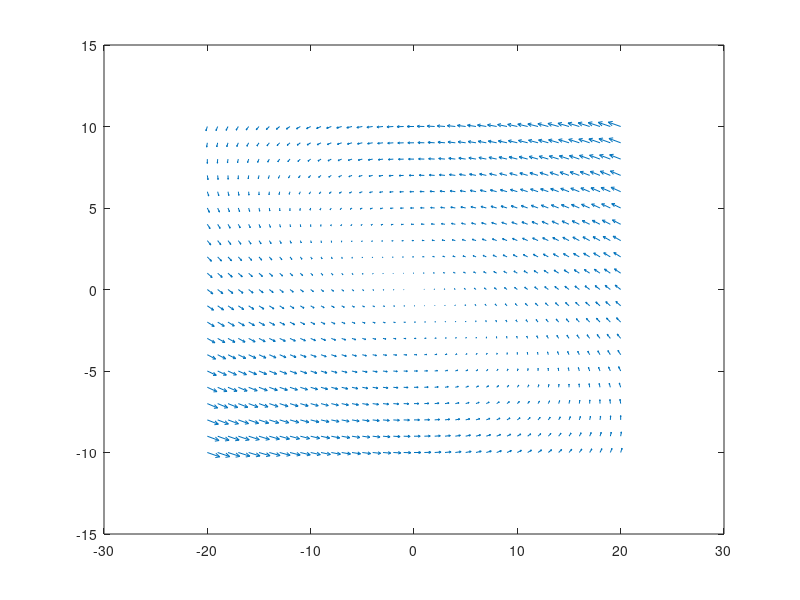

Reproduce this figure in MATLAB.
% system model
plant = zpk(-10, [-10 + 20i, -10 - 20i], 1);
plant = tf(plant);

% convert to state space model
[A, B, C, D] =  tf2ss(plant.num{1},plant.den{1});
plant_ss = ss(A, B, C, D);

% calculate vector field
[x1, x2] = meshgrid(-20:1:20, -10:1:10);

x1dot = - 2 * x1 - 5 * x2;
x2dot = x1;

figure
quiver(x1, x2, x1dot, x2dot)


% [x1, x2] = meshgrid(-.5:0.05:0.5, -.5:.05:.5);
% x1dot = - x1; 
% x2dot = 2*x2;
% quiver(x1,x2,x1dot,x2dot)
% hold on
% starty = -0.5:0.05:0.5;
% startx = ones(size(starty))*-0.5; %specify the starting x values- LHS
% streamline(x1,x2,x1dot,x2dot, startx,starty)
% startx_2 = ones(size(starty))*0.5; %specify the starting x values -RHS
% streamline(x1,x2,x1dot,x2dot, startx_2,starty);